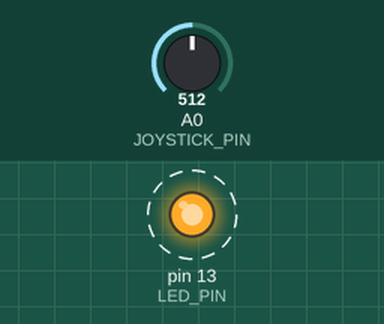
A sketch run on a simulated Arduino Uno, built with avr-gcc and run on an emulated ATmega328P. Shown: output pins drawn as LEDs (lit = HIGH). Dashed ring = blinking. The test bench sets the inputs (shaded band); at power-on: A0 (JOYSTICK_PIN) = 512. What the sketch prints to the serial monitor is not drawn.

Above: at 1.03 s.
Timing chart, 0 to 4.0 s (numbered marks = the images above):
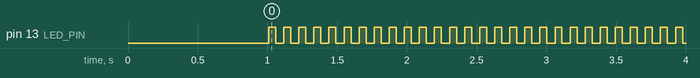

Measured:
- by itself, pin 13 (LED_PIN): alternates HIGH for 0.05 s and LOW for 0.06 s

The sketch:

rxtry.ino
```cpp
#include <SoftwareSerial.h>

// --- PIN DEFINITIONS ---
#define JOYSTICK_PIN A0  // Joystick VRx (Throttle) pin
#define LORA_RX_PIN 2    // Arduino RX (Connects to LoRa TX)
#define LORA_TX_PIN 3    // Arduino TX (Connects to LoRa RX)
#define LED_PIN 13       // Onboard LED for status indication

// Virtual Serial Communication (for LoRa module)
SoftwareSerial loraSerial(LORA_RX_PIN, LORA_TX_PIN);

void setup() {
  // 1. Initialize PC Communication (for Serial Monitor debugging)
  Serial.begin(9600);

  // 2. Initialize LoRa Communication (Default baud rate for E22 is 9600)
  loraSerial.begin(9600);

  // 3. Initialize Status LED
  pinMode(LED_PIN, OUTPUT);

  Serial.println("--- SYSTEM STARTING ---");
  Serial.println("Arduino: Transmitter Mode Active");
  delay(1000); // Wait for the module to stabilize
}

void loop() {
  // STEP A: Read Joystick Data (Range: 0 - 1023)
  int rawValue = analogRead(JOYSTICK_PIN);

  // STEP B: Map to Drone Protocol Format (Range: 1000 - 2000)
  // Standard Drone Protocol: 1000 = Motor Stop, 2000 = Full Throttle
  int throttleValue = map(rawValue, 0, 1023, 1000, 2000);

  // Safety: Constrain values strictly between 1000 and 2000
  throttleValue = constrain(throttleValue, 1000, 2000);

  // STEP C: Package and Transmit Data via LoRa
  // Packet Format: Prefix "T" + Value + Newline (\n)
  // Example: T1500
  loraSerial.print("T");
  loraSerial.println(throttleValue);

  // STEP D: Debugging - Print to Serial Monitor
  // If you see this, the Joystick and Arduino logic are working.
  Serial.print("Sent Packet: T");
  Serial.println(throttleValue);

  // Visual Effect: Blink LED briefly during transmission
  digitalWrite(LED_PIN, HIGH);
  delay(50); // Keep LED on for a short duration
  digitalWrite(LED_PIN, LOW);

  // Delay to prevent data flooding (50-100ms is ideal for stability)
  delay(50);
}
```
